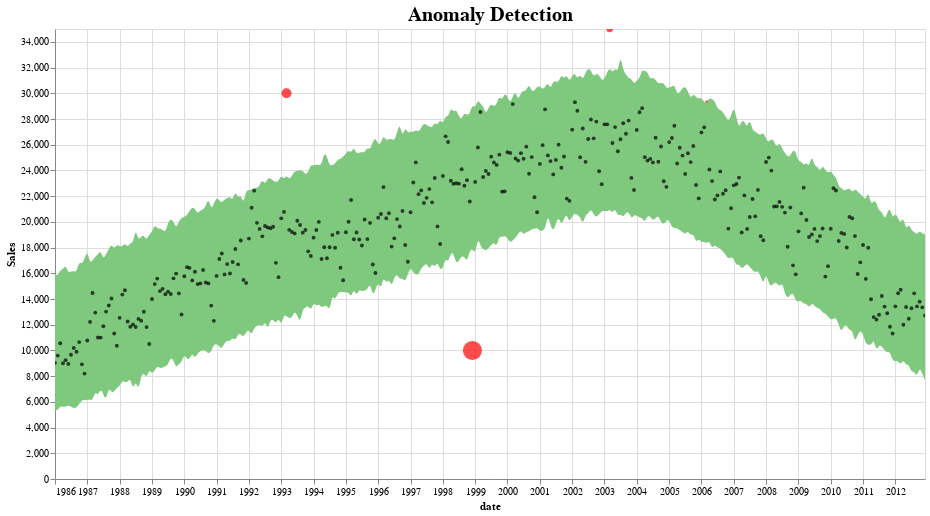

The cell this chart's notebook holds for it:
### Code cell
def plot_anomalies(forecasted):
    interval = alt.Chart(forecasted).mark_area(interpolate="basis", color = '#7FC97F').encode(
    x=alt.X('ds:T',  title ='date'),
    y='yhat_upper',
    y2='yhat_lower',
    tooltip=['ds', 'fact', 'yhat_lower', 'yhat_upper']
    ).interactive().properties(
        title='Anomaly Detection'
    )

    fact = alt.Chart(forecasted[forecasted.anomaly==0]).mark_circle(size=15, opacity=0.7, color = 'Black').encode(
        x='ds:T',
        y=alt.Y('fact', title='Sales'),
        tooltip=['ds', 'fact', 'yhat_lower', 'yhat_upper']
    ).interactive()

    anomalies = alt.Chart(forecasted[forecasted.anomaly!=0]).mark_circle(size=30, color = 'Red').encode(
        x='ds:T',
        y=alt.Y('fact', title='Sales'),
        tooltip=['ds', 'fact', 'yhat_lower', 'yhat_upper'],
        size = alt.Size( 'importance', legend=None)
    ).interactive()

    return alt.layer(interval, fact, anomalies)\
              .properties(width=870, height=450)\
              .configure_title(fontSize=20)

plot_anomalies(pred)

### Figure 1 — Vega-Lite specification as saved in the notebook (floating-point values rounded to 4 significant figures; data arrays with more than 128 entries replaced by an {"elided": "..."} marker saying what was removed)
{"config": {"view": {"continuousWidth": 400, "continuousHeight": 300}, "title": {"fontSize": 20}}, "layer": [{"data": {"name": "data-fd34f0da30505e8d9023de90231819e9"}, "mark": {"type": "area", "color": "#7FC97F", "interpolate": "basis"}, "encoding": {"tooltip": [{"field": "ds", "type": "temporal"}, {"field": "fact", "type": "quantitative"}, {"field": "yhat_lower", "type": "quantitative"}, {"field": "yhat_upper", "type": "quantitative"}], "x": {"field": "ds", "title": "date", "type": "temporal"}, "y": {"field": "yhat_upper", "type": "quantitative"}, "y2": {"field": "yhat_lower"}}, "selection": {"selector001": {"type": "interval", "bind": "scales", "encodings": ["x", "y"]}}, "title": "Anomaly Detection"}, {"data": {"name": "data-164dc9cc28453b55ed1e169867fe632b"}, "mark": {"type": "circle", "color": "Black", "opacity": 0.7, "size": 15}, "encoding": {"tooltip": [{"field": "ds", "type": "temporal"}, {"field": "fact", "type": "quantitative"}, {"field": "yhat_lower", "type": "quantitative"}, {"field": "yhat_upper", "type": "quantitative"}], "x": {"field": "ds", "type": "temporal"}, "y": {"field": "fact", "title": "Sales", "type": "quantitative"}}, "selection": {"selector002": {"type": "interval", "bind": "scales", "encodings": ["x", "y"]}}}, {"data": {"name": "data-b6ab794328b0d659585c36fe78e72ca6"}, "mark": {"type": "circle", "color": "Red", "size": 30}, "encoding": {"size": {"field": "importance", "legend": null, "type": "quantitative"}, "tooltip": [{"field": "ds", "type": "temporal"}, {"field": "fact", "type": "quantitative"}, {"field": "yhat_lower", "type": "quantitative"}, {"field": "yhat_upper", "type": "quantitative"}], "x": {"field": "ds", "type": "temporal"}, "y": {"field": "fact", "title": "Sales", "type": "quantitative"}}, "selection": {"selector003": {"type": "interval", "bind": "scales", "encodings": ["x", "y"]}}}], "height": 450, "width": 870, "$schema": "https://vega.github.io/schema/vega-lite/v4.17.0.json", "datasets": {"data-fd34f0da30505e8d9023de90231819e9": {"elided": "324 records"}, "data-164dc9cc28453b55ed1e169867fe632b": {"elided": "320 records"}, "data-b6ab794328b0d659585c36fe78e72ca6": [{"ds": "1993-03-01T00:00:00", "trend": 18120.0, "yhat": 18120.0, "yhat_lower": 12650.0, "yhat_upper": 23650.0, "fact": 30000, "anomaly": 1, "importance": 0.2117}, {"ds": "1998-12-01T00:00:00", "trend": 23180.0, "yhat": 23180.0, "yhat_lower": 17940.0, "yhat_upper": 29150.0, "fact": 10000, "anomaly": -1, "importance": 0.7944}, {"ds": "2003-03-01T00:00:00", "trend": 26130.0, "yhat": 26130.0, "yhat_lower": 21010.0, "yhat_upper": 32010.0, "fact": 35000, "anomaly": 1, "importance": 0.0855}, {"ds": "2006-03-01T00:00:00", "trend": 23830.0, "yhat": 23830.0, "yhat_lower": 18290.0, "yhat_upper": 29220.0, "fact": 29367, "anomaly": 1, "importance": 0.00507}]}}
